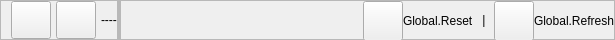
          <widget class="QFrame" name="frameMainBodyLeftBarArea">
           <property name="minimumSize">
            <size>
             <width>0</width>
             <height>40</height>
            </size>
           </property>
           <property name="maximumSize">
            <size>
             <width>16777215</width>
             <height>40</height>
            </size>
           </property>
           <property name="frameShape">
            <enum>QFrame::StyledPanel</enum>
           </property>
           <property name="frameShadow">
            <enum>QFrame::Raised</enum>
           </property>
           <property name="lineWidth">
            <number>0</number>
           </property>
           <layout class="QHBoxLayout" name="horizontalLayout_11">
            <property name="spacing">
             <number>0</number>
            </property>
            <property name="leftMargin">
             <number>10</number>
            </property>
            <property name="topMargin">
             <number>0</number>
            </property>
            <property name="rightMargin">
             <number>0</number>
            </property>
            <property name="bottomMargin">
             <number>0</number>
            </property>
            <item>
             <widget class="QPushButton" name="buttonMeshClose">
              <property name="maximumSize">
               <size>
                <width>40</width>
                <height>40</height>
               </size>
              </property>
              <property name="text">
               <string/>
              </property>
             </widget>
            </item>
            <item>
             <spacer name="horizontalSpacer_2">
              <property name="orientation">
               <enum>Qt::Horizontal</enum>
              </property>
              <property name="sizeType">
               <enum>QSizePolicy::Fixed</enum>
              </property>
              <property name="sizeHint" stdset="0">
               <size>
                <width>5</width>
                <height>20</height>
               </size>
              </property>
             </spacer>
            </item>
            <item>
             <widget class="QPushButton" name="buttonMeshSave">
              <property name="maximumSize">
               <size>
                <width>40</width>
                <height>40</height>
               </size>
              </property>
              <property name="text">
               <string/>
              </property>
             </widget>
            </item>
            <item>
             <spacer name="horizontalSpacer_3">
              <property name="orientation">
               <enum>Qt::Horizontal</enum>
              </property>
              <property name="sizeType">
               <enum>QSizePolicy::Fixed</enum>
              </property>
              <property name="sizeHint" stdset="0">
               <size>
                <width>5</width>
                <height>20</height>
               </size>
              </property>
             </spacer>
            </item>
            <item>
             <widget class="QLabel" name="labelMeshName">
              <property name="text">
               <string notr="true">----</string>
              </property>
             </widget>
            </item>
            <item>
             <widget class="QFrame" name="frameSystemSettingBar">
              <property name="minimumSize">
               <size>
                <width>0</width>
                <height>40</height>
               </size>
              </property>
              <property name="maximumSize">
               <size>
                <width>16777215</width>
                <height>40</height>
               </size>
              </property>
              <property name="frameShape">
               <enum>QFrame::StyledPanel</enum>
              </property>
              <property name="frameShadow">
               <enum>QFrame::Raised</enum>
              </property>
              <layout class="QHBoxLayout" name="horizontalLayout_7">
               <property name="spacing">
                <number>0</number>
               </property>
               <property name="leftMargin">
                <number>0</number>
               </property>
               <property name="topMargin">
                <number>0</number>
               </property>
               <property name="rightMargin">
                <number>0</number>
               </property>
               <property name="bottomMargin">
                <number>0</number>
               </property>
              </layout>
             </widget>
            </item>
            <item>
             <widget class="QFrame" name="frameEnergyMonitoringBar">
              <property name="minimumSize">
               <size>
                <width>0</width>
                <height>40</height>
               </size>
              </property>
              <property name="maximumSize">
               <size>
                <width>16777215</width>
                <height>40</height>
               </size>
              </property>
              <property name="frameShape">
               <enum>QFrame::StyledPanel</enum>
              </property>
              <property name="frameShadow">
               <enum>QFrame::Raised</enum>
              </property>
              <layout class="QHBoxLayout" name="horizontalLayout_8">
               <property name="spacing">
                <number>0</number>
               </property>
               <property name="leftMargin">
                <number>0</number>
               </property>
               <property name="topMargin">
                <number>0</number>
               </property>
               <property name="rightMargin">
                <number>0</number>
               </property>
               <property name="bottomMargin">
                <number>0</number>
               </property>
              </layout>
             </widget>
            </item>
            <item>
             <spacer name="horizontalSpacer_6">
              <property name="orientation">
               <enum>Qt::Horizontal</enum>
              </property>
              <property name="sizeHint" stdset="0">
               <size>
                <width>242</width>
                <height>20</height>
               </size>
              </property>
             </spacer>
            </item>
            <item>
             <widget class="QFrame" name="frameSystemOn">
              <property name="minimumSize">
               <size>
                <width>0</width>
                <height>40</height>
               </size>
              </property>
              <property name="maximumSize">
               <size>
                <width>16777215</width>
                <height>16777215</height>
               </size>
              </property>
              <property name="frameShape">
               <enum>QFrame::Box</enum>
              </property>
              <property name="frameShadow">
               <enum>QFrame::Plain</enum>
              </property>
              <property name="lineWidth">
               <number>0</number>
              </property>
              <layout class="QHBoxLayout" name="horizontalLayout_9">
               <property name="spacing">
                <number>0</number>
               </property>
               <property name="leftMargin">
                <number>0</number>
               </property>
               <property name="topMargin">
                <number>0</number>
               </property>
               <property name="rightMargin">
                <number>0</number>
               </property>
               <property name="bottomMargin">
                <number>0</number>
               </property>
               <item>
                <widget class="QPushButton" name="buttonReset">
                 <property name="minimumSize">
                  <size>
                   <width>40</width>
                   <height>40</height>
                  </size>
                 </property>
                 <property name="maximumSize">
                  <size>
                   <width>40</width>
                   <height>40</height>
                  </size>
                 </property>
                 <property name="text">
                  <string/>
                 </property>
                 <property name="flat">
                  <bool>false</bool>
                 </property>
                </widget>
               </item>
               <item>
                <widget class="QLabel" name="labelResetText">
                 <property name="lineWidth">
                  <number>0</number>
                 </property>
                 <property name="midLineWidth">
                  <number>0</number>
                 </property>
                 <property name="text">
                  <string>Global.Reset</string>
                 </property>
                </widget>
               </item>
              </layout>
             </widget>
            </item>
            <item>
             <widget class="QLabel" name="labelSystemRefreshLine">
              <property name="minimumSize">
               <size>
                <width>20</width>
                <height>0</height>
               </size>
              </property>
              <property name="maximumSize">
               <size>
                <width>20</width>
                <height>16777215</height>
               </size>
              </property>
              <property name="lineWidth">
               <number>0</number>
              </property>
              <property name="text">
               <string>|</string>
              </property>
              <property name="alignment">
               <set>Qt::AlignCenter</set>
              </property>
             </widget>
            </item>
            <item>
             <widget class="QFrame" name="frameRefresh">
              <property name="minimumSize">
               <size>
                <width>0</width>
                <height>40</height>
               </size>
              </property>
              <property name="maximumSize">
               <size>
                <width>16777215</width>
                <height>16777215</height>
               </size>
              </property>
              <property name="frameShape">
               <enum>QFrame::Box</enum>
              </property>
              <property name="frameShadow">
               <enum>QFrame::Plain</enum>
              </property>
              <property name="lineWidth">
               <number>0</number>
              </property>
              <layout class="QHBoxLayout" name="horizontalLayout_10">
               <property name="spacing">
                <number>0</number>
               </property>
               <property name="leftMargin">
                <number>0</number>
               </property>
               <property name="topMargin">
                <number>0</number>
               </property>
               <property name="rightMargin">
                <number>0</number>
               </property>
               <property name="bottomMargin">
                <number>0</number>
               </property>
               <item>
                <widget class="QPushButton" name="buttonRefreshIcon">
                 <property name="minimumSize">
                  <size>
                   <width>40</width>
                   <height>40</height>
                  </size>
                 </property>
                 <property name="maximumSize">
                  <size>
                   <width>40</width>
                   <height>40</height>
                  </size>
                 </property>
                 <property name="text">
                  <string/>
                 </property>
                </widget>
               </item>
               <item>
                <widget class="QLabel" name="labelRefreshText">
                 <property name="text">
                  <string>Global.Refresh</string>
                 </property>
                </widget>
               </item>
              </layout>
             </widget>
            </item>
           </layout>
          </widget>
